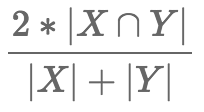
#> input picture masks/dice_coeff.png, 204 x 112 px, found by its file name; its folder holds 2 pictures in this run; the run also reads 1 picture not shown here
$ jupyter execute --allow-errors generalizing-whale-masks-with-masked-results_kaggle.ipynb
#> lines starting #> are read from the running program, lines starting #| are printed output that depends on the picture; after the words box and inside, x2 and y2 are one past the last pixel; in counts of white or black regions, pixels touching at a corner belong together
#> further down, img is the input picture: shape (112, 204, 3); min 102, max 255, mean 239.8
#> `mask[mask<=108]= 0`:
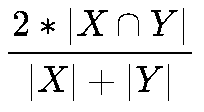
#> mask: shape (112, 204); 92.6% white; black in thin lines or dots, all inside (x1, y1, x2, y2) = (8, 8, 192, 101)
#> pass 2 of the loop `for mask_file in mask_files:`:
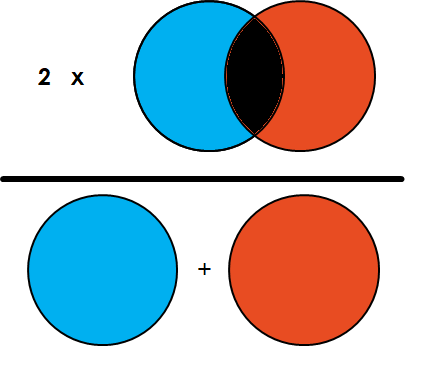
#> input picture masks/dice_coeff2.png, 429 x 380 px, found by its file name
#> img is the input picture: shape (380, 429, 3); mean B, G, R 195, 191.1, 187.8
#> `mask = cv2.imread(MASK_PATH + mask_file, 0)`:
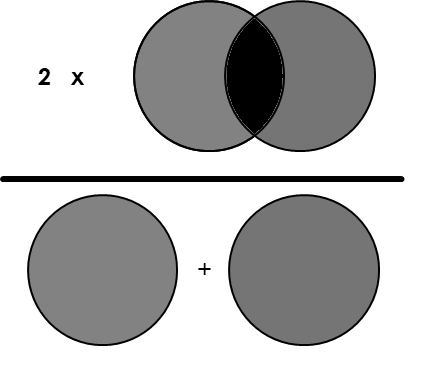
#> mask: shape (380, 429); min 0, max 255, mean 190.3
#> `mask[mask<=108]= 0`:
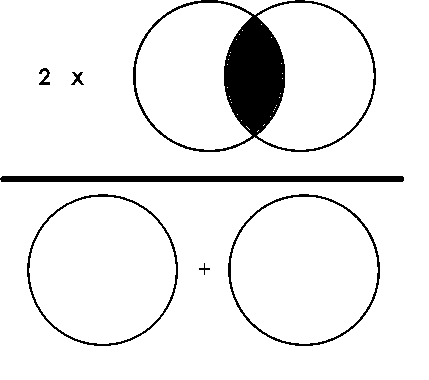
#> mask: shape (380, 429); 92.9% white; 7 black regions, largest, box (x1, y1, x2, y2) and area: (133, 0, 376, 152) 6864, (0, 176, 404, 182) 2417, (228, 194, 380, 346) 1111
In this kernel we will train a segmention model using 450 fluke masks provided by [Dene](http://https://www.kaggle.com/dene33). I was a little bit skeptical about segmenting flukes mainly because you loose the **sea** information. If there was  some correlation between the sea waves and the classes of whales then segmentation would rule this out. However, I gave it a try (don't tested it yet in my models).

I will use models from the great repo [segmentation_models](http://https://github.com/qubvel/segmentation_models) (thank you [Pavel](https://www.kaggle.com/pavel92) for the great work). The whole task  is a straightforward single class segmentation and hopefully 450 fluke  masks would be enought  to generalize to the whole train and test set.

[cell 1]
import sys
sys.executable

[cell 2]
import numpy as np
import pandas as pd

seed = 66
np.random.seed(seed)
import cv2
import json
import glob
import os
from tqdm import *
from shutil  import copyfile, rmtree


from matplotlib import pyplot as plt

import tensorflow as tf
from tensorflow.keras.preprocessing.image import ImageDataGenerator
from tensorflow.keras.models import Sequential, Model
from tensorflow.keras.layers import Dropout, Flatten, Dense, SpatialDropout2D, Input
from tensorflow.keras import applications
from tensorflow.keras.preprocessing import image
from tensorflow.keras.preprocessing.image import load_img

from tensorflow.keras.callbacks import CSVLogger, ModelCheckpoint, LearningRateScheduler, EarlyStopping, ReduceLROnPlateau
from tensorflow.keras.optimizers import Adam, SGD
from tensorflow.keras.losses import binary_crossentropy
from tensorflow.keras import backend as K

import tensorflow.keras as keras
import segmentation_models as sm

from tqdm import tqdm_notebook, tqdm

[cell 3]
TRAIN_PATH = '../input/train/'
TEST_PATH = '../input/test/'
MASK_PATH = '../input/masks/'
WC_PATH = '../input/whalechallenge/'

Let us parse the 450  intial masks (courtesy of **Dene**)

[cell 4]
mask_files = os.listdir(MASK_PATH)
# mask_files = [m for m in mask_files if 'mask' in m]
X = []
M = []
#> (the rest of this cell did not finish here and is left out)
